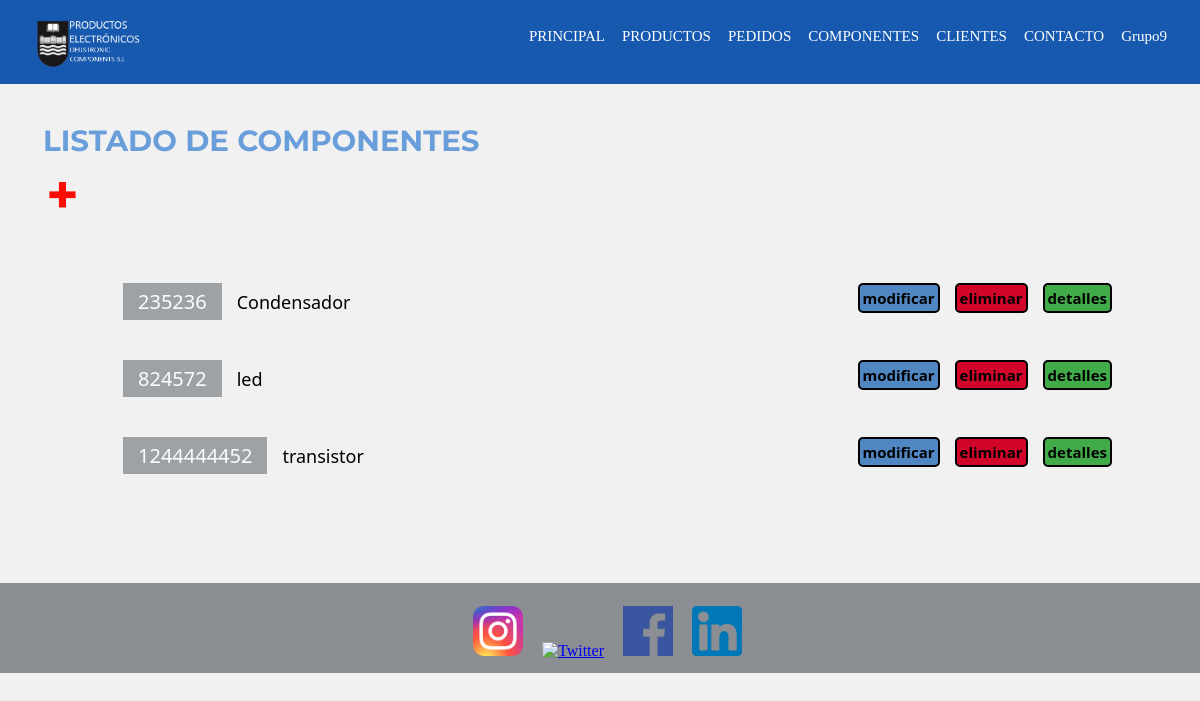
The page /deustronic/listadoComponente (signed in) on the database as committed earlier.
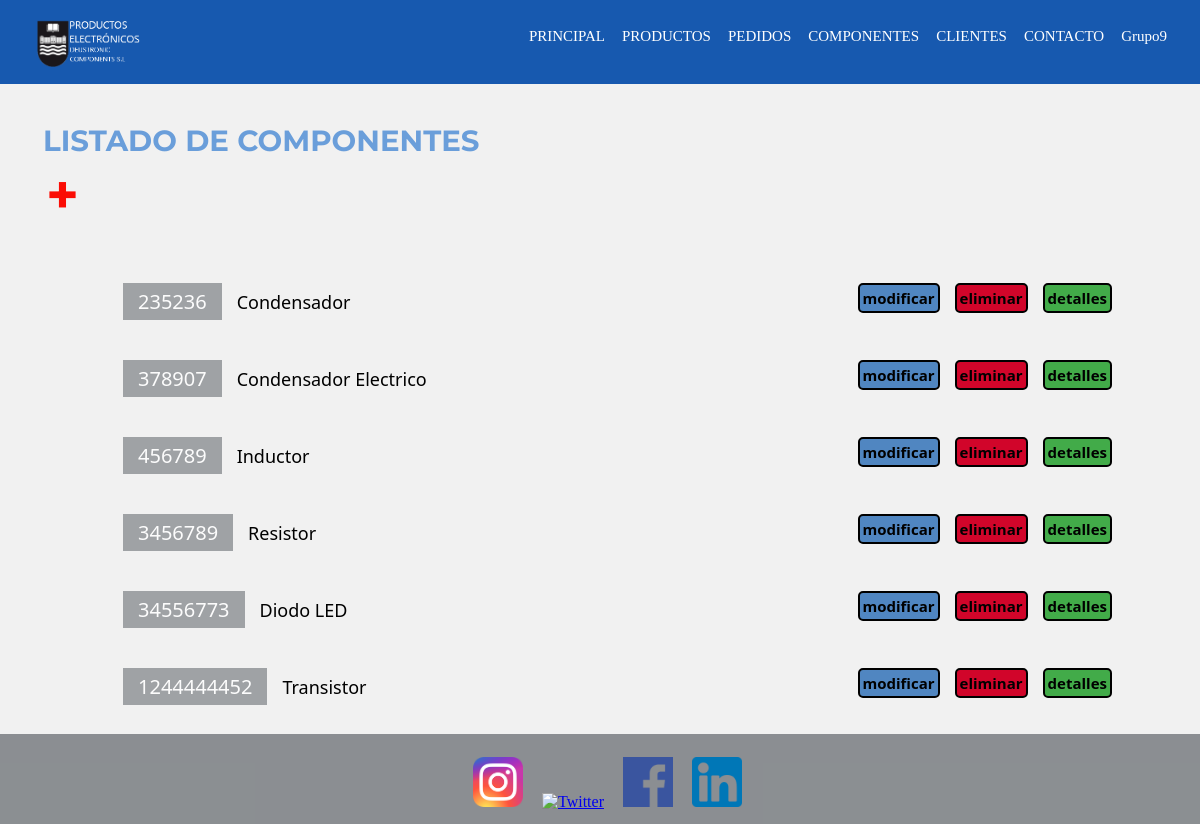
The same page on the database as committed later.
### deustronic/models.py (models this page shows, shortened)
class Componente(models.Model):
    referencia = models.IntegerField(primary_key=True)
    nombre = models.CharField(max_length=45)
    marca = models.CharField(max_length=45)
    imagen = models.ImageField(upload_to='deustronic/static/img/componentes', blank = True, null =False, verbose_name='imagen')

### deustronic/views.py (the view)
# urls.py: path('listadoComponente', views.listadoComponente, name='listadoComponente'),
def listadoComponente(request):
    componente = get_list_or_404(Componente)
    context = {
        'componentes': componente,
    }
    return render(request, "listadoComponente.html", context)

### deustronic/templates/listadoComponente.html
{% extends "base.html" %}
{% load static %}
{% block content %}
    <header>
        {% if user.is_authenticated %}
        <article class="listados" id="listadosIzq">
            <header>
                <div class="listadostitulo">
                        <h3>LISTADO DE COMPONENTES</h3>
                            {% if perms.appGestionDePedidos.add_componente %}
                              <a class="añadir" href="{% url 'anyadirComponente' %}">+</a>
                            {% endif %}
                </div>
    </header>
            <div class="listadosContenido">
                <div class="busqueda">
                    {% if componentes %}
                        <ul>
                            {% for componente in componentes %}
                                <li>
                                    <span>{{componente.pk}}</span>{{componente.nombre}}
                                    {% if perms.appGestionDePedidos.view_componente %}
                                        <a class="detalles" href="http://127.0.0.1:8000/deustronic/detalleComponente/{{componente.pk}}">detalles</a>
                                    {% endif %}
                                    {% if perms.appGestionDePedidos.delete_componente %}
                                        <a class="eliminar" href="http://127.0.0.1:8000/deustronic/eliminarComponente/{{componente.pk}}">eliminar</a>
                                    {% endif %}
                                    {% if perms.appGestionDePedidos.change_componente %}
                                        <a class="modificar" href="http://127.0.0.1:8000/deustronic/modificarComponente/{{componente.pk}}">modificar</a>
                                    {% endif %}
                                </li>
                            {% endfor %}
                        </ul>
                    {% else %}
                        <h4>No existen componentes en Deustronic Components S.L.</h4>
                        {% if perms.appGestionDePedidos.add_componente %}
                            <p>Para añadir un componente haga click <a class="añadir" href="{% url 'anyadirComponente' %}">aquí</a></p>
                        {% endif %}
                    {% endif %}
                </div>
            </div>
        </article>
        {% endif %}
{% endblock %}

Rows that differ between the two databases and show on the page:
removed Componente: pk "824572", nombre "led"
added Componente: pk "378907", nombre "Condensador Electrico"
added Componente: pk "456789", nombre "Inductor"
added Componente: pk "3456789", nombre "Resistor"
added Componente: pk "34556773", nombre "Diodo LED"
changed Componente id 1244444452: nombre "transistor" → "Transistor"
